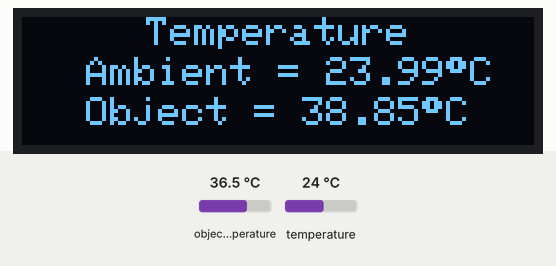
A sketch run on a simulated ESP8266 (NodeMCU). On the bench: 128×32 one-colour display. The test bench sets the inputs (shaded band); at power-on: object temperature 36.5 °C, temperature 24 °C. WiFi joins after 1.5 s; servers stay silent unless stated; what the sketch prints to the serial monitor is not drawn.

Above: at 3.7 s.
3.8 s: object temperature set to 20 °C
At 5.2 s:
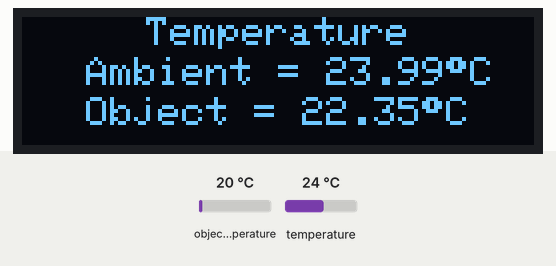
5.7 s: temperature set to 12 °C
At 7.4 s:
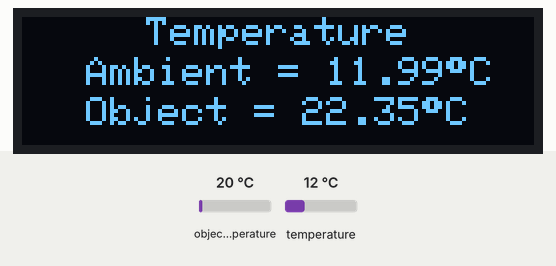
7.8 s: object temperature set to 26 °C
9.8 s: temperature set to 19 °C
At 10.9 s:
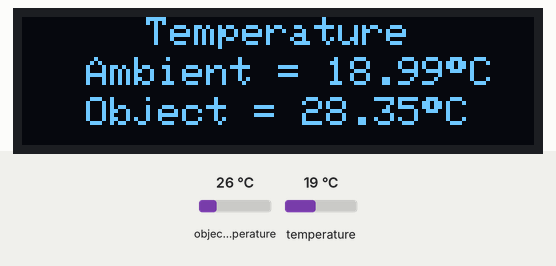
Timing chart, 0 to 12.8 s (numbered marks = the images above; inputs shaded):
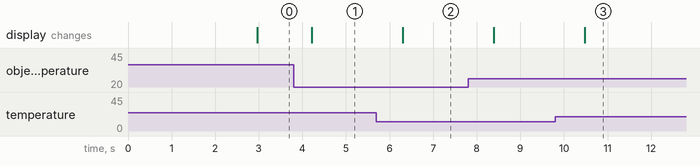

The sketch:

OLED_SSD1306_GY-906.ino
```cpp
#include <ESP8266WiFi.h>

#include <SPI.h>                        // Підключення бібліотеки SPI
#include <Wire.h>                       // Підключення бібліотеки Wire
#include <Adafruit_GFX.h>               // Підключення бібліотеки Adafruit_GFX
#include <Adafruit_SSD1306.h>           // Підключення бібліотеки Adafruit_SSD1306
#define OLED_RESET                      16//16
#include <Adafruit_MLX90614.h>

#define SCREEN_WIDTH 128 // OLED display width, in pixels
#define SCREEN_HEIGHT 32 // OLED display height, in pixels

Adafruit_SSD1306 display(SCREEN_WIDTH, SCREEN_HEIGHT,&Wire,OLED_RESET);
Adafruit_MLX90614 mlx = Adafruit_MLX90614();

double temp_amb;
double temp_obj;
double calibration = 2.36;


//---------------------------------------------------------------------------------------------------
String apiKey = "SLVILOT90E90JKDQ";

const char* ssid = "SunFlower";
const char* password = "MARS2707";

const char* server = "api.thingspeak.com";
WiFiClient client;
//--------------------------------------------------------------------------------------------------

void setup()
{
  Serial.begin(9600);
  display.begin(SSD1306_SWITCHCAPVCC, 0x3c); // 0x3c Вказує адресу екрану
  mlx.begin();
 //-----------------------Connecting to site--------------------------
  Serial.print("Connecting to ");
  Serial.println(ssid);
  WiFi.begin(ssid, password);
//--------------------------------------------------------------------

 Serial.println("Temperature Sensor MLX90614");

  display.clearDisplay();
  display.setRotation(270);
  display.setCursor(25,15);
  display.setTextSize(1);
  display.setTextColor(WHITE);
  display.println(" Thermometer");
  display.setCursor(25,35);
  display.setTextSize(1);
  display.print("Initializing");
  display.display();
  delay(2500);
}

void loop()
{
  temp_amb = mlx.readAmbientTempC();
  temp_obj = mlx.readObjectTempC();

//Serial Monitor
  Serial.print("Room Temp = ");
  Serial.println(temp_amb);
  Serial.print("Object temp = ");
  Serial.println(temp_obj);

  display.clearDisplay();
  display.setRotation(270);
  display.setCursor(25,0);
  display.setTextSize(1);
  display.setTextColor(WHITE);
  display.println(" Temperature");

//display.clearDisplay();                  // Очищаемо дисплей
display.setTextSize(1);                    // Встановлюємо розмір шрифта
display.setTextColor(WHITE);               // Колір фона
display.setCursor(10,10);                  // Встановлюємо позицію x, y для відображення
display.print(" Ambient = ");              // Відправка тексту
display.print(mlx.readAmbientTempC());
display.print((char)247);
display.println("C");
display.setCursor(10,20);                  // Встановлюємо позицію x, y для відображення
display.setTextSize(1);                    // Встановлюємо розмір шрифта
display.setTextColor(WHITE);               // Встановлюємо білыи текст, чорний фон
display.print(" Object = ");                // Відправка тексту
display.print(mlx.readObjectTempC()+ calibration);
display.print((char)247);
display.println("C");
 delay(200);
//display.clearDisplay();

//======================================================================
    if (client.connect(server, 80)) // "184.106.153.149" or api.thingspeak.com
    {
      String postStr = apiKey;

      postStr += "&field1=";
      postStr += String(mlx.readAmbientTempC());

      postStr += "&field2=";
      postStr += String(mlx.readObjectTempC()+ calibration);

//      postStr += "&field3=";
//     postStr += String(ntu);

//      postStr += "&field4=";
//      postStr += String(volt);

      postStr += "\r\n\r\n";

      client.print("POST /update HTTP/1.1\n");
      client.print("Host: api.thingspeak.com\n");
      client.print("Connection: close\n");
      client.print("X-THINGSPEAKAPIKEY: " + apiKey + "\n");
      client.print("Content-Type: application/x-www-form-urlencoded\n");
      client.print("Content-Length: ");
      client.print(postStr.length());
      client.print("\n\n");
      client.print(postStr);
    }
    client.stop();
//=========================================================================

display.display();
}
```

Measured:
- after the input at 3.8 s, the display: changes after 0.41 s (image 1)
- after the input at 5.7 s, the display: changes after 0.60 s (image 2)
- after the input at 9.8 s, the display: changes after 0.67 s (image 3)
